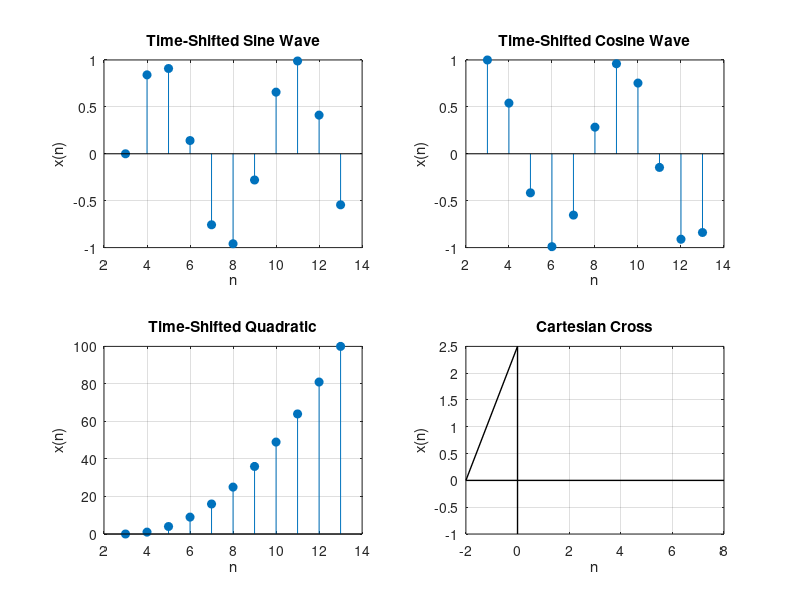

This chart was generated by the following MATLAB code:
% Define the time shift
tt = -3;

% Define the coordinates for the signals
xx1 = 0:10;                             % X-coordinates for signal 1
yy1 = sin(xx1);                         % Y-coordinates for signal 1 (sine wave)
xx2 = 0:10;                             % X-coordinates for signal 2
yy2 = cos(xx2);                         % Y-coordinates for signal 2 (cosine wave)
xx3 = 0:10;                             % X-coordinates for signal 3
yy3 = xx3.^2;                           % Y-coordinates for signal 3 (quadratic)

% Define coordinates for drawing a cross on Cartesian plane
tts1 = [0 0];                           % Vertical line X-coordinates
tts2 = [-1 2.5];                        % Vertical line Y-coordinates
tts3 = [(-5-tt) (5-tt)];                % Horizontal line X-coordinates
tts4 = [0 0];                           % Horizontal line Y-coordinates

% Create figure and plot each signal in a separate subplot
figure;

% Subplot for the first signal
subplot(2,2,1);                         % Position the first subplot in the upper left
stem(xx1-tt, yy1, 'filled');
title('Time-Shifted Sine Wave');
xlabel('n');
ylabel('x(n)');
grid on;

% Subplot for the second signal
subplot(2,2,2);                         % Position the second subplot in the upper right
stem(xx2-tt, yy2, 'filled');
title('Time-Shifted Cosine Wave');
xlabel('n');
ylabel('x(n)');
grid on;

% Subplot for the third signal
subplot(2,2,3);                         % Position the third subplot in the lower left
stem(xx3-tt, yy3, 'filled');
title('Time-Shifted Quadratic');
xlabel('n');
ylabel('x(n)');
grid on;

% Subplot for plotting the Cartesian cross
subplot(2,2,4);                         % Position the cross plot in the lower right
plot([tts1 tts3], [tts2 tts4], 'k', 'LineWidth', 1);
title('Cartesian Cross');
xlabel('n');
ylabel('x(n)');
grid on;
